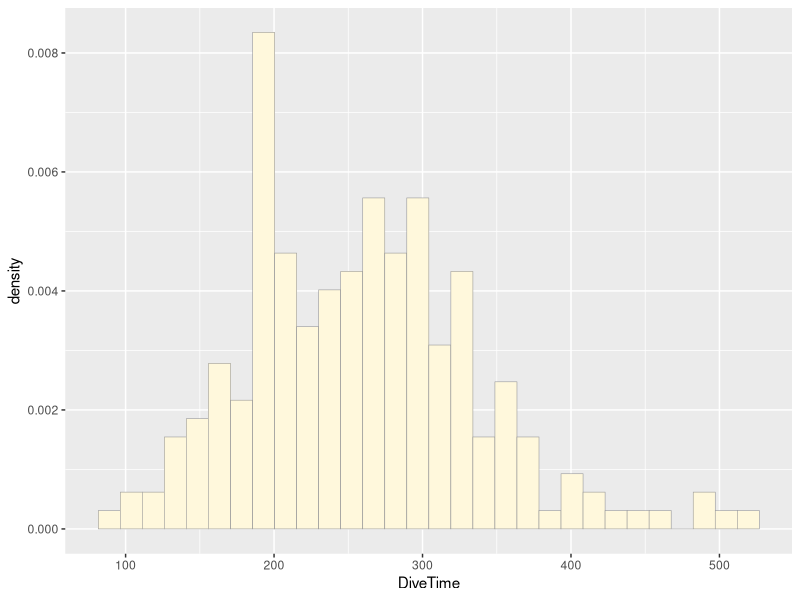
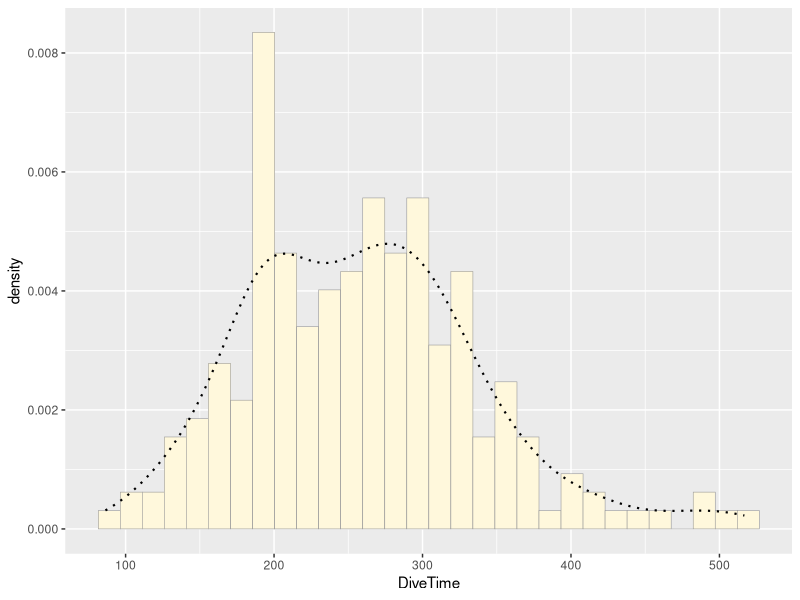
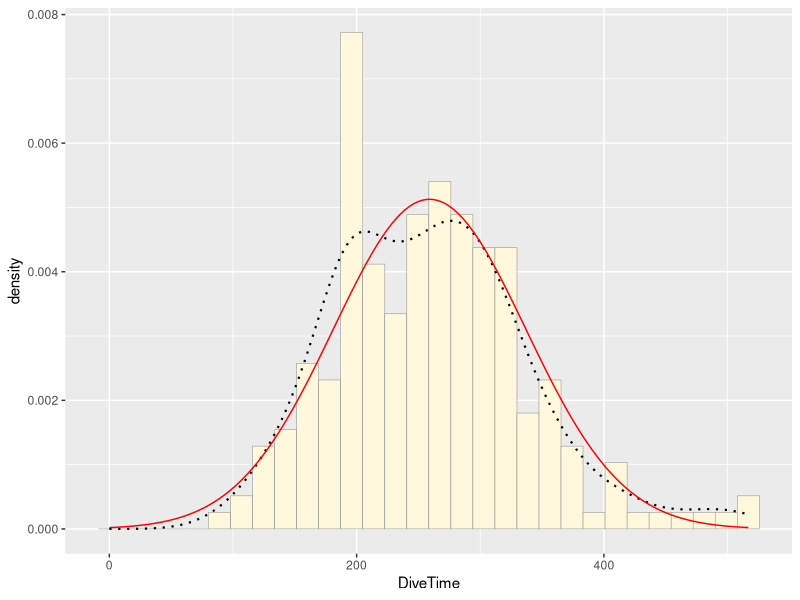
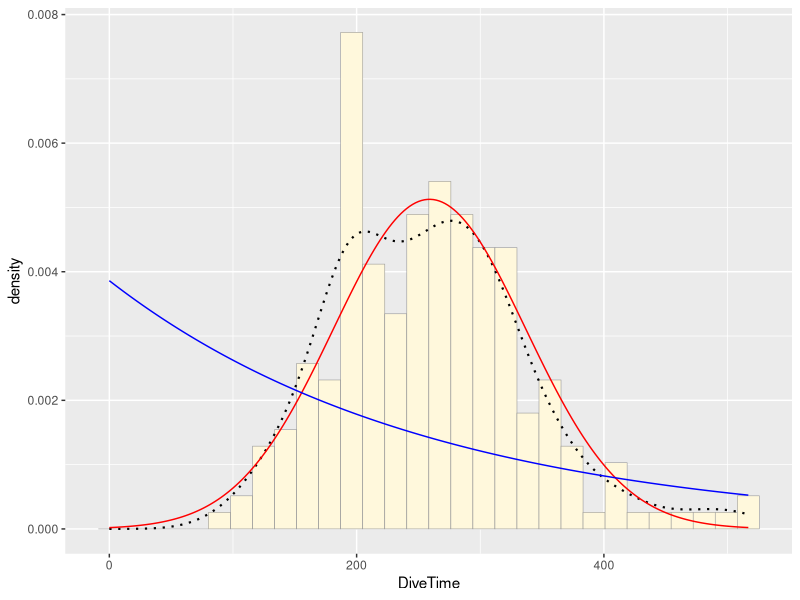
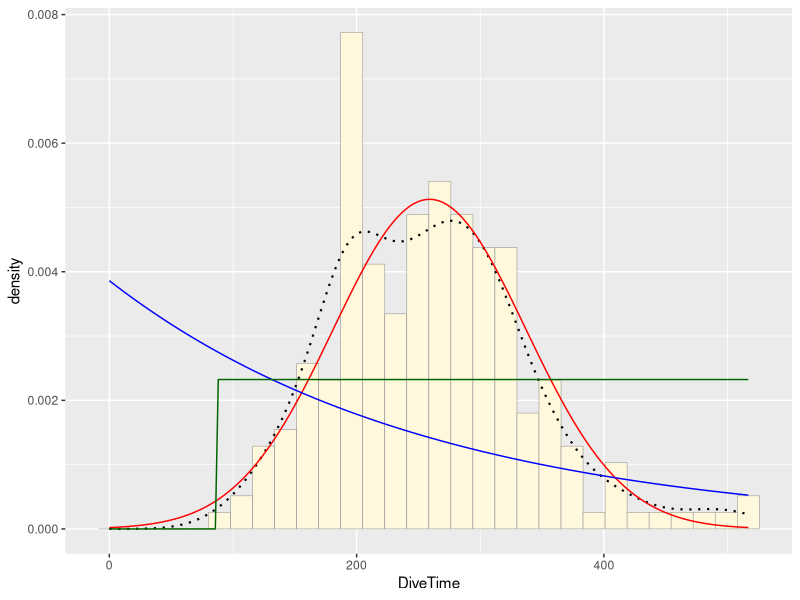
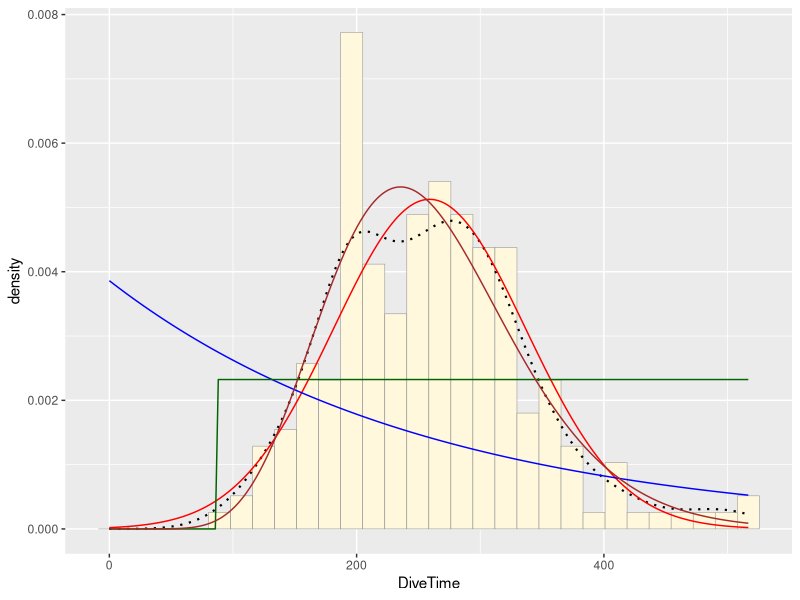
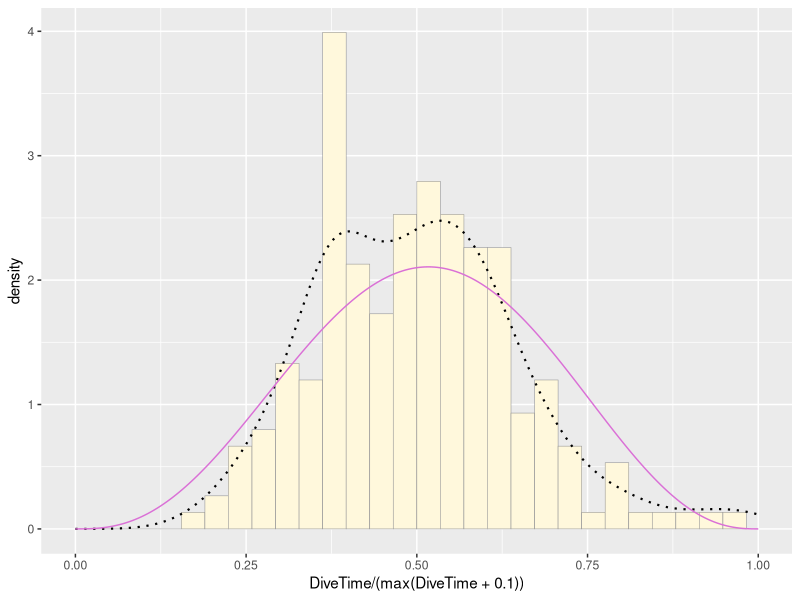
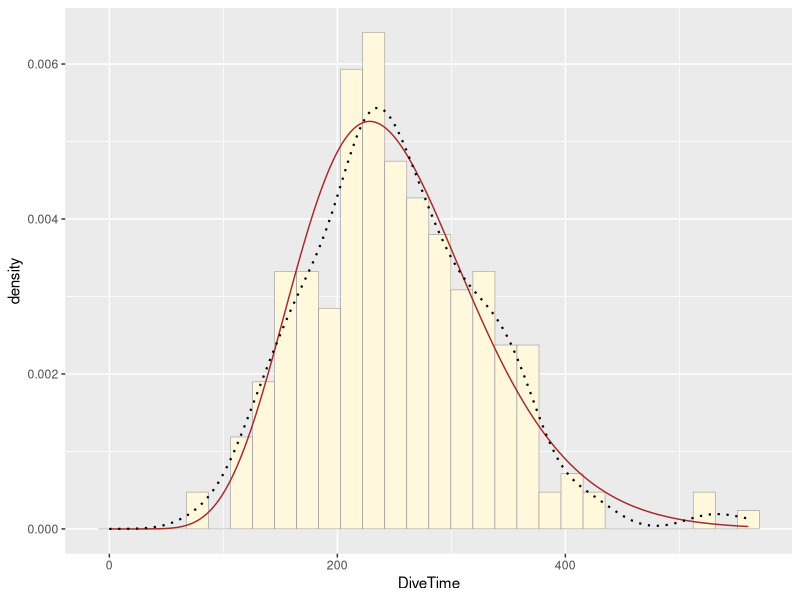

The R source for these figures, in order:
## ---- chunk 1
knitr::opts_chunk$set(echo = TRUE)
## ---- chunk 2
library(ggplot2) # for graphics
library(MASS) # for maximum likelihood estimation
## ---- chunk 3
z <- read.table("MyDataFile.csv",header=TRUE,sep=",", stringsAsFactors=FALSE) # 218 obs, 13 variables
str(z) # data frame 
summary(z)



# Plot the data on a histogram
p1 <- ggplot(data=z, aes(x=DiveTime, y=..density..)) +
  geom_histogram(color="grey60",fill="cornsilk",size=0.2) 
print(p1)


# add an empirical density curve (smooth out the histogram)
p1 <-  p1 +  geom_density(linetype="dotted",size=0.75)
print(p1)

# fit normal distribution and get maximum likelihood parameters for a normal distribution
normPars <- fitdistr(z$DiveTime,"normal")
print(normPars)
str(normPars)

normPars$estimate["mean"] # note structure of getting a named attribute



# plot the probability density (best fit) of the normal distribution
# first step: get ML parameters for normal
# then feed into stat
meanML <- normPars$estimate["mean"]
sdML <- normPars$estimate["sd"]

xval <- seq(0,max(z$DiveTime),len=length(z$DiveTime))

 stat <- stat_function(aes(x = xval, y = ..y..), fun = dnorm, colour="red", n = length(z$DiveTime), args = list(mean = meanML, sd = sdML))
 p1 + stat

# plot the exponential probability density
expoPars <- fitdistr(z$DiveTime,"exponential")
rateML <- expoPars$estimate["rate"]

stat2 <- stat_function(aes(x = xval, y = ..y..), fun = dexp, colour="blue", n = length(z$DiveTime), args = list(rate=rateML))
 p1 + stat + stat2

# plot the uniform probability density
# ML estimators are min and max of data
stat3 <- stat_function(aes(x = xval, y = ..y..), fun = dunif, colour="darkgreen", n = length(z$DiveTime), args = list(min=min(z$DiveTime), max=max(z$DiveTime)))
 p1 + stat + stat2 + stat3

# plot the gamma probability density
gammaPars <- fitdistr(z$DiveTime,"gamma")
shapeML <- gammaPars$estimate["shape"]
rateML <- gammaPars$estimate["rate"]

stat4 <- stat_function(aes(x = xval, y = ..y..), fun = dgamma, colour="brown", n = length(z$DiveTime), args = list(shape=shapeML, rate=rateML))
 p1 + stat + stat2 + stat3 + stat4

# plot the beta probability density 
# shown in its own plot because data must be rescaled to be between 0 and 1
 
pSpecial <- ggplot(data=z, aes(x=DiveTime/(max(DiveTime + 0.1)), y=..density..)) +
  geom_histogram(color="grey60",fill="cornsilk",size=0.2) + 
  xlim(c(0,1)) +
  geom_density(size=0.75,linetype="dotted")

betaPars <- fitdistr(x=z$DiveTime/max(z$DiveTime + 0.1),start=list(shape1=1,shape2=2),"beta")
shape1ML <- betaPars$estimate["shape1"]
shape2ML <- betaPars$estimate["shape2"]

statSpecial <- stat_function(aes(x = xval, y = ..y..), fun = dbeta, colour="orchid", n = length(z$DiveTime), args = list(shape1=shape1ML,shape2=shape2ML))
pSpecial + statSpecial
## ---- chunk 4
# generate simulated data from the gamma probability density
# pull ML parameters

print(gammaPars)

sim_gamma <- rgamma(n=length(z$DiveTime),shape=shapeML,scale=1/rateML)
sim_gamma <- as.data.frame(sim_gamma)
names(sim_gamma)[names(sim_gamma)== "sim_gamma"] <- "DiveTime"
summary(sim_gamma$DiveTime)

gammaPars1 <- fitdistr(sim_gamma$DiveTime,"gamma")
shapeML1 <- gammaPars1$estimate["shape"]
rateML1 <- gammaPars1$estimate["rate"]

xval1 <- seq(0,max(sim_gamma$DiveTime),len=length(sim_gamma$DiveTime))

p1a <- ggplot(data=sim_gamma, aes(x=DiveTime, y=..density..)) +
  geom_histogram(color="grey60",fill="cornsilk",size=0.2)

sim_gamma_plot <- stat_function(aes(x = xval1, y = ..y..), fun = dgamma,  colour="brown", n = length(sim_gamma$DiveTime), args = list(shape=shapeML1, rate=rateML1))

print(p1a + sim_gamma_plot + geom_density(linetype="dotted",size=0.75))

print(p1)
